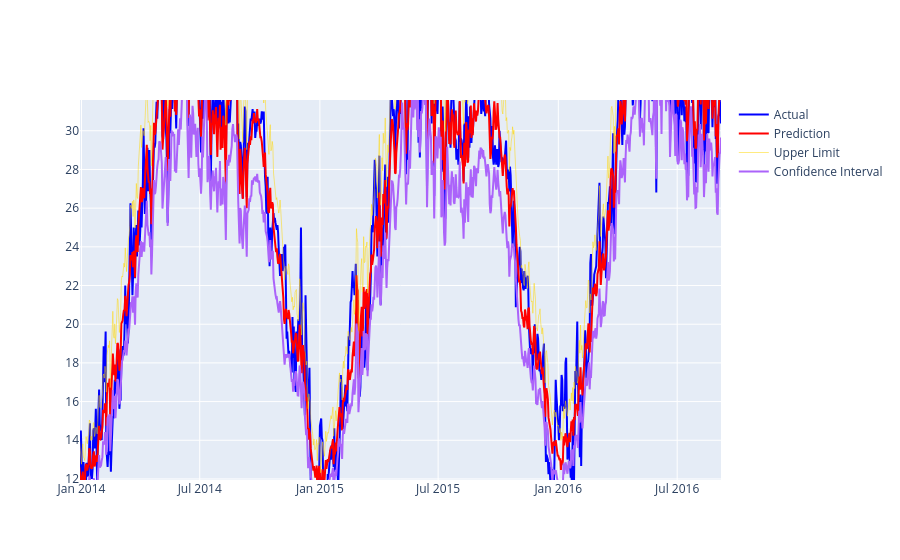

The notebook cell saved with this chart:
### Code cell
# Chat Gpt
Actual = go.Scatter(
    x=df_train['ds'],
    y=df_train['y_org'],
    mode='lines',
    name='Actual',
    line=dict(color='blue')
)

Predicted = go.Scatter(
    x=final_df['ds'],
    y=np.exp(final_df['yhat']),
    mode='lines',
    name='Prediction',
    line=dict(color='red')
)

Upper = go.Scatter(
    x=final_df['ds'],
    y=np.exp(final_df['yhat_upper']),
    mode='lines',
    name='Upper Limit',
    line=dict(color='gold', width=0.5),
    showlegend=True
)

Lower = go.Scatter(
    x=final_df['ds'],
    y=np.exp(final_df['yhat_lower']),
    mode='lines',
    fill='tonexty',
    name='Confidence Interval'
)

fig = go.Figure(data=[Actual, Predicted, Upper, Lower])
fig.update_layout(
    title="Actual vs Forecast",
    xaxis_title="Date",
    yaxis_title="Value",
    template="plotly_white"
)
fig.show()

### Figure 1 — Plotly figure (JSON) as saved in the notebook; plotly's stock layout.template omitted (floating-point values rounded to 4 significant figures; data arrays with more than 128 entries replaced by an {"elided": "..."} marker saying what was removed)
{"data": [{"line": {"color": "blue"}, "mode": "lines", "name": "Actual", "type": "scatter", "x": {"elided": "1462 str values"}, "y": {"elided": "1462 float values"}}, {"line": {"color": "red"}, "mode": "lines", "name": "Prediction", "type": "scatter", "x": {"elided": "1575 str values"}, "y": {"elided": "1575 float values"}}, {"line": {"color": "gold", "width": 0.5}, "mode": "lines", "name": "Upper Limit", "showlegend": true, "type": "scatter", "x": {"elided": "1575 str values"}, "y": {"elided": "1575 float values"}}, {"mode": "lines", "name": "Confidence Interval", "type": "scatter", "x": {"elided": "1575 str values"}, "y": {"elided": "1575 float values"}}], "layout": {"autosize": true, "xaxis": {"autorange": false, "range": ["2013-12-29 17:34:48.8889", "2016-09-06 01:17:02.2222"], "type": "date"}, "yaxis": {"autorange": false, "range": [11.95, 31.59], "type": "linear"}}}
